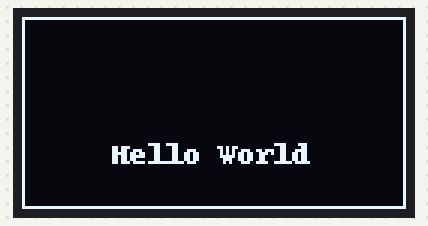
A program run on a simulated Raspberry Pi (BCM pin numbers). On the bench: 128×64 one-colour display. At 60.3 s the program stops and its outputs stay as they are.

Above: at 0.2 s.

Measured:
- what the display in image 0 shows lasts 60.0 s, from 0.2 s to 60.2 s

The program:

display-hello-world.py
```python
from luma.core.interface.serial import i2c
from luma.oled.device import ssd1306
from luma.core.render import canvas
from time import sleep


serial = i2c(port=1, address=0x3C)
device = ssd1306(serial)
with canvas(device) as draw:
    draw.rectangle(device.bounding_box, outline="white", fill="black")
    draw.text((30, 40), "Hello World", fill="white")
sleep(60)
```
